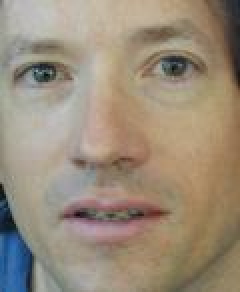
#> input picture bill.jpg, 120 x 146 px (shown 2 times larger)
$ python texture_synthesis.py bill.jpg 100 100 1.0   (older library calls are emulated)
#> lines starting #> are read from the running program, lines starting #| are printed output that depends on the picture; after the words box and inside, x2 and y2 are one past the last pixel; in counts of white or black regions, pixels touching at a corner belong together
### common.py
#!/usr/bin/env python

import cv2
import sys
import numpy as np
from random import randint
import os
#for gif making
import imageio
from PIL import Image
from math import floor

class Params:
    def __init__(self, patchSize, overlapWidth, initialThresConstant, userDesiredSize):
        self.patchSize = patchSize
        self.overlapWidth = overlapWidth
        self.initialThresConstant = initialThresConstant
        self.userDesiredSize = userDesiredSize

#---------------------------------------------------------------------------------------#
# |                      Best Fit Patch and related functions                           |#
#---------------------------------------------------------------------------------------#
# [194 lines left out: functions OverlapErrorVertical2, OverlapErrorHorizntl2, GetBestPatches, SSD_Error, GetCostVertical, GetCostHorizntl and 5 more, not called in this run]

#--------------------------------------------------------------------------------------------------------#
#                                   Growing Image Patch-by-patch                                        |#
#--------------------------------------------------------------------------------------------------------#

def FillImage( imgTarget, imgSample, imgPx, samplePx, params):
    patchSize = params.patchSize
    imgTarget[imgPx[0]:imgPx[0]+patchSize, imgPx[1]:imgPx[1]+patchSize] = imgSample[samplePx[0]:samplePx[0]+patchSize, samplePx[1]:samplePx[1]+patchSize]


NEED_DUMP = True
# [18 lines left out: function makeGif, not called in this run]

def drawDumpImg(imgTarget, imgSample, GrowPatchLocation, bestMatchesList, bestMatch, patchSize, overlapWidth, dumpID):
    if NEED_DUMP==False:
        return

    targetH, targetW = imgTarget.shape[0:2]
    sampleH, sampleW = imgSample.shape[0:2]

    imgSampleClone=imgSample.copy()
    for match in bestMatchesList:
        point1 = (match[1], match[0])
        point2 = (match[1]+patchSize, match[0]+patchSize)
        cv2.rectangle(imgSampleClone, point1, point2, (0, 255, 0), 1, cv2.LINE_8)

    if len(bestMatchesList)>0:
        point1 = (bestMatch[1], bestMatch[0])
        point2 = (point1[0]+patchSize, point1[1 ]+patchSize)
        cv2.rectangle(imgSampleClone, point1, point2, (0, 0, 255), 2, cv2.LINE_8)

        if GrowPatchLocation[1]>=patchSize:
            point1 = (bestMatch[1]-overlapWidth, bestMatch[0])
            point2 = (bestMatch[1], bestMatch[0]+patchSize)
            cv2.rectangle(imgSampleClone, point1, point2, (255, 255, 255), 2, cv2.LINE_8)

        if GrowPatchLocation[0]>=patchSize:
            point1 = (bestMatch[1], bestMatch[0]-overlapWidth)
            point2 = (point1[0]+patchSize, point1[1]+overlapWidth)
            cv2.rectangle(imgSampleClone, point1, point2, (255, 255, 255), 2, cv2.LINE_8)


    imgTargetClone = imgTarget.copy()
    point1 = (GrowPatchLocation[1], GrowPatchLocation[0])
    point2 = (point1[0]+patchSize, point1[1 ]+patchSize)
    cv2.rectangle(imgTargetClone, point1, point2, (0, 255, 255), 2, cv2.LINE_8)

    if GrowPatchLocation[1]>=patchSize:
        point1 = (point1[0]-overlapWidth, point1[1])
        point2 = (point1[0]+overlapWidth, point1[1]+patchSize)
        cv2.rectangle(imgTargetClone, point1, point2, (255, 255, 255), 2, cv2.LINE_8)

    if GrowPatchLocation[0]>=patchSize:
        point1 = (GrowPatchLocation[1], GrowPatchLocation[0]-overlapWidth)
        point2 = (point1[0]+patchSize, point1[1]+overlapWidth)
        cv2.rectangle(imgTargetClone, point1, point2, (255, 255, 255), 2, cv2.LINE_8)


    dumpH = max(targetH, sampleH)
    dumpW = 2*max(targetW, sampleW)

    if len(imgTargetClone.shape)==2:
        dumpImg = np.zeros((dumpH, dumpW), np.uint8)
    else:
        dumpImg = np.zeros((dumpH, dumpW, 3), np.uint8)

    top = (dumpH - targetH)//2
    left= (dumpW//2 - targetW)//2
    dumpImg[top:top+targetH, left:left+targetW]=imgTargetClone

    top = (dumpH - sampleH)//2
    left=dumpW//2 + (dumpW//2-sampleW)//2
    print(top, left, sampleW)

    print(dumpImg[top:top+sampleH, left:left+sampleW].shape)
    dumpImg[top:top+sampleH, left:left+sampleW]=imgSampleClone

    os.makedirs("./dump", exist_ok=True)
    cv2.imwrite("./dump/dumpImg%03d.jpg"%dumpID, dumpImg)

### texture_synthesis.py
#!/usr/bin/env python

from common import *

#---------------------------------------------------------------------------------------#
# |                      Best Fit Patch and related functions                           |#
#---------------------------------------------------------------------------------------#
def GetBestPatches( px , imgTarget, imgSample, thresholdOverlapError, params):#Will get called in GrowImage
    PixelList = []
    sample_height, sample_width = imgSample.shape[0:2]

    #check for top layer
    if px[0] == 0:
        for i in range(sample_height - params.patchSize):
            for j in range(params.overlapWidth, sample_width - params.patchSize ):
                error = OverlapErrorVertical2( imgTarget, imgSample, (px[0], px[1] - params.overlapWidth), (i, j - params.overlapWidth), params)
                if error  < thresholdOverlapError:
                    PixelList.append((i,j))
                elif error < thresholdOverlapError/2:
                    return [(i,j)]
    #check for leftmost layer
    elif px[1] == 0:
        for i in range(params.overlapWidth, sample_height - params.patchSize ):
            for j in range(sample_width - params.patchSize):
                error = OverlapErrorHorizntl2( imgTarget, imgSample, (px[0] - params.overlapWidth, px[1]), (i - params.overlapWidth, j), params)
                if error  < thresholdOverlapError:
                    PixelList.append((i,j))
                elif error < thresholdOverlapError/2:
                    return [(i,j)]
    #for pixel placed inside
    else:
        for i in range(params.overlapWidth, sample_height - params.patchSize):
            for j in range(params.overlapWidth, sample_width - params.patchSize):
                error_Vertical   = OverlapErrorVertical2( imgTarget, imgSample, (px[0], px[1] - params.overlapWidth), (i,j - params.overlapWidth), params)
                error_Horizntl   = OverlapErrorHorizntl2( imgTarget, imgSample, (px[0] - params.overlapWidth, px[1]), (i - params.overlapWidth,j), params)
                if error_Vertical  < thresholdOverlapError and error_Horizntl < thresholdOverlapError:
                    PixelList.append((i,j))
                elif error_Vertical < thresholdOverlapError/2 and error_Horizntl < thresholdOverlapError/2:
                    return [(i,j)]
    return PixelList

def synthesis(imgSample, params):
    uheight, uwidth = params.userDesiredSize
    img_height = int((uheight // params.patchSize)*params.patchSize+params.patchSize)
    img_width = int((uwidth// params.patchSize)*params.patchSize+params.patchSize)
    sample_width = imgSample.shape[1]
    sample_height = imgSample.shape[0]
    img = np.zeros((img_height,img_width,3), np.uint8)

    #Picking random patch to begin
    randomPatchHeight = randint(0, sample_height - params.patchSize)
    randomPatchWidth = randint(0, sample_width - params.patchSize)
    img[0:params.patchSize,0:params.patchSize] = imgSample[randomPatchHeight:randomPatchHeight+params.patchSize, randomPatchWidth:randomPatchWidth+params.patchSize]
    #initializating next
    GrowPatchLocation = (0,params.patchSize)
    drawDumpImg(img, imgSample, (0,0), list(), 0, params.patchSize, params.overlapWidth, 0)

    pixelsCompleted = 0
    TotalPatches = ( (img_height)/ params.patchSize )*((img_width)/ params.patchSize) - 1
    sys.stdout.write("Progress : [%-20s] %d%% | PixelsCompleted: %d | ThresholdConstant: --.------" % ('='*(int)(pixelsCompleted*20/TotalPatches), (100*pixelsCompleted)/TotalPatches, pixelsCompleted))
    sys.stdout.flush()
    while pixelsCompleted<TotalPatches:
        ThresholdConstant = params.initialThresConstant
        #set progress to zer0
        progress = 0
        while progress == 0:
            thresholdOverlapError = ThresholdConstant * params.patchSize * params.overlapWidth
            #Get Best matches for current pixel
            List = GetBestPatches(GrowPatchLocation, img, imgSample, thresholdOverlapError, params)
            if len(List) > 0:
                progress = 1
                #Make A random selection from best fit pxls
                sampleMatch = List[ randint(0, len(List) - 1) ]
                drawDumpImg(img, imgSample, GrowPatchLocation, List, sampleMatch, params.patchSize, params.overlapWidth, pixelsCompleted+1)
                FillImage( img, imgSample, GrowPatchLocation, sampleMatch, params)
                #Quilt this with in curr location
                QuiltPatches( img, imgSample, GrowPatchLocation, sampleMatch, params)
                #upadate cur pixel location
                GrowPatchLocation = (GrowPatchLocation[0], GrowPatchLocation[1] + params.patchSize)
                if GrowPatchLocation[1] + params.patchSize > img_width:
                    GrowPatchLocation = (GrowPatchLocation[0] + params.patchSize, 0)
            #if not progressed, increse threshold
            else:
                ThresholdConstant *= 1.1
        pixelsCompleted += 1
        # print pixelsCompleted, ThresholdConstant
        sys.stdout.write('\r')
        sys.stdout.write("Progress : [%-20s] %d%% | PixelsCompleted: %d | ThresholdConstant: %f" % ('='*(int)(pixelsCompleted*20/TotalPatches), (100*pixelsCompleted)/TotalPatches, pixelsCompleted, ThresholdConstant))
        sys.stdout.flush()

    img=img[0:uheight,0:uwidth]
    return img

#Image Loading and initializations
inputName = str(sys.argv[1])
gPatchSize = int(sys.argv[2])
gOverlapWidth = int(sys.argv[3])
gInitialThresConstant = float(sys.argv[4])
gUserDesiredSize = (250, 250)

params = Params(gPatchSize, gOverlapWidth, gInitialThresConstant, gUserDesiredSize)

imgSample = cv2.imread(inputName)
#> imgSample is the input picture: shape (146, 120, 3); mean B, G, R 122.5, 140.5, 154.1

img = synthesis(imgSample, params)
#> in synthesis, `img[0:params.patchSize,0:params.patchSize] = imgSample[randomPatchHeig..`:
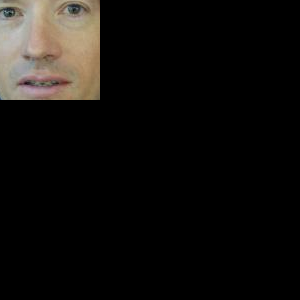
#> img: shape (300, 300, 3); mean B, G, R 13.6, 15.9, 17.9
#> in drawDumpImg, `cv2.rectangle(imgTargetClone, point1, point2, (0, 255, 255), 2, cv2.LI..`:
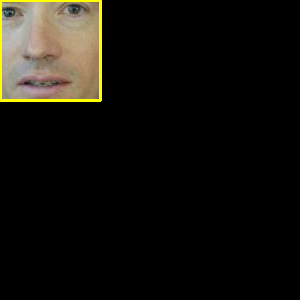
#> imgTargetClone: shape (300, 300, 3); 1.1% of pixels changed, all inside (x1, y1, x2, y2) = (0, 0, 102, 102)
#> in drawDumpImg, `dumpImg[top:top+targetH, left:left+targetW]=imgTargetClone`:
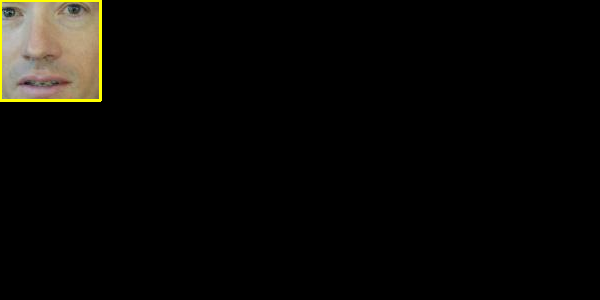
#> dumpImg: shape (300, 600, 3); mean B, G, R 6.4, 8.9, 9.8
#| 77 390 120
#| (146, 120, 3)
#> in drawDumpImg, `dumpImg[top:top+sampleH, left:left+sampleW]=imgSampleClone`:
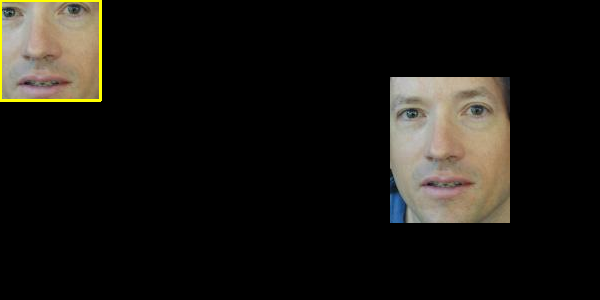
#> dumpImg: shape (300, 600, 3); 9.73% of pixels changed, all inside (x1, y1, x2, y2) = (390, 77, 510, 223)
#> (the run stopped early here; a loop or call above may not have finished)
